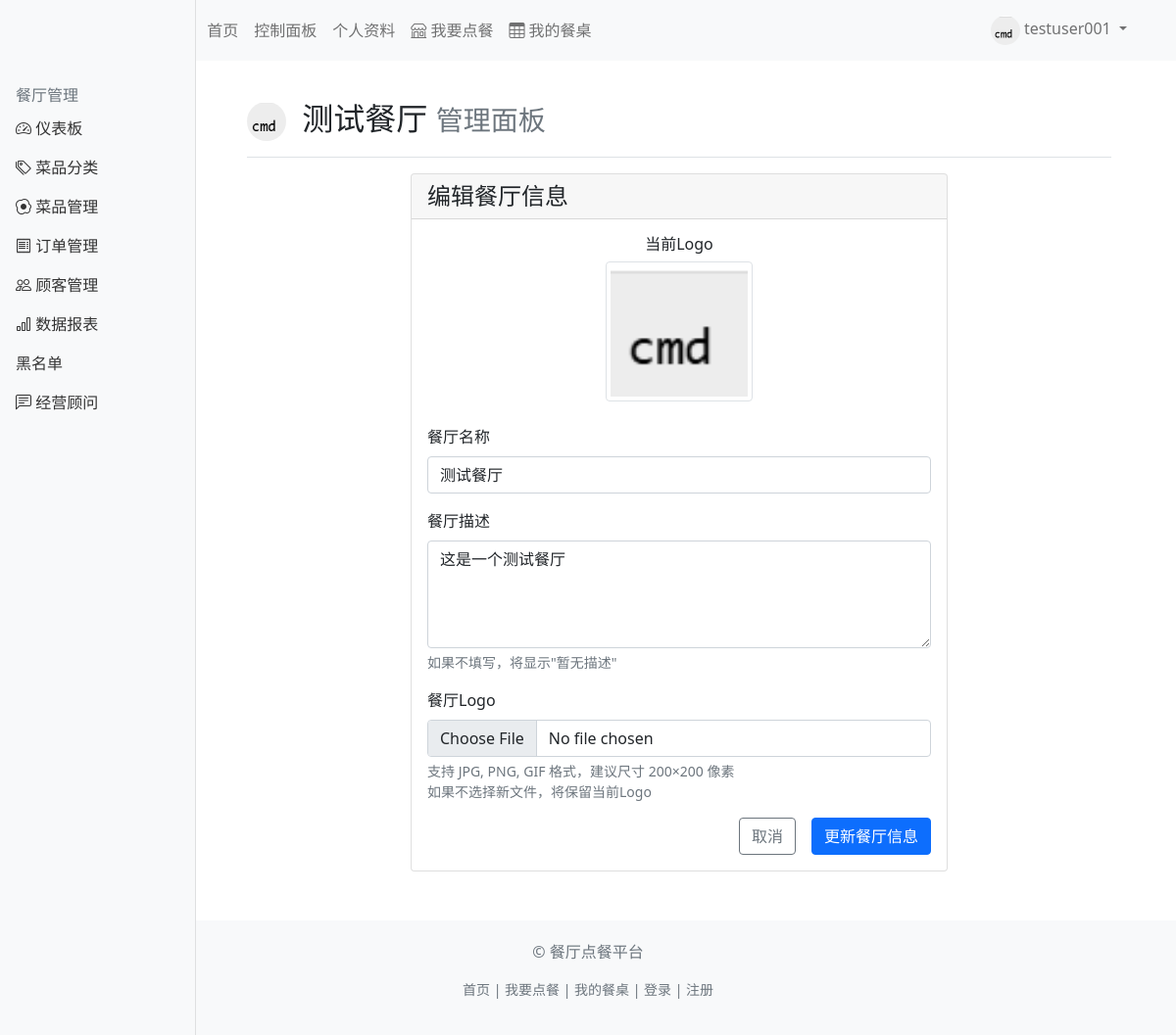
Page /restaurant/1/edit (signed in) on the committed database.
### app/models.py (models this page shows, shortened)
class User(UserMixin, db.Model):
    id = db.Column(db.Integer, primary_key=True)
    username = db.Column(db.String(64), unique=True, nullable=False, index=True)
    email = db.Column(db.String(120), unique=True, nullable=False, index=True)
    password_hash = db.Column(db.String(256), nullable=False)
    avatar_path = db.Column(db.String(200), default='default_avatar.png')
    created_at = db.Column(db.DateTime, default=datetime.utcnow)
    is_active = db.Column(db.Boolean, default=True)
    role = db.Column(db.String(20), default='customer')  # 'customer' 或 'owner'
    restaurant = db.relationship('Restaurant', backref='owner', uselist=False, lazy=True)
    orders = db.relationship('Order', backref='customer', lazy='dynamic')
    blacklisted_by = db.relationship('Blacklist', backref='user', lazy='dynamic')

class Restaurant(db.Model):
    id = db.Column(db.Integer, primary_key=True)
    name = db.Column(db.String(100), unique=True, nullable=False, index=True)
    logo_path = db.Column(db.String(200), default='default_logo.png')
    description = db.Column(db.Text)
    owner_id = db.Column(db.Integer, db.ForeignKey('user.id'), nullable=False)
    created_at = db.Column(db.DateTime, default=datetime.utcnow)
    total_sales = db.Column(db.Float, default=0.0)  # 餐厅总销售额，用于排序
    categories = db.relationship('Category', backref='restaurant', lazy='dynamic', cascade='all, delete-orphan')
    dishes = db.relationship('Dish', backref='restaurant', lazy='dynamic', cascade='all, delete-orphan')
    orders = db.relationship('Order', backref='restaurant', lazy='dynamic')
    blacklist = db.relationship('Blacklist', backref='restaurant', lazy='dynamic', cascade='all, delete-orphan')

### app/routes/restaurant.py (the view, shortened to what this page needs)
@restaurant_bp.route('/<int:restaurant_id>/edit', methods=['GET', 'POST'])
@login_required
@restaurant_owner_required
def edit_restaurant(restaurant_id):
    restaurant = Restaurant.query.get_or_404(restaurant_id)
    form = RestaurantEditForm(original_name=restaurant.name, obj=restaurant)
    return render_template('restaurant/edit_restaurant.html',
                         title='编辑餐厅信息',
                         restaurant=restaurant,
                         form=form)

### app/forms.py (shortened to what this page needs)
class RestaurantEditForm(FlaskForm):
    name = StringField('餐厅名称', validators=[
        DataRequired(message='餐厅名称不能为空'),
        Length(min=2, max=100, message='餐厅名称长度应为2-100个字符')
    ])
    description = TextAreaField('餐厅描述', validators=[
        Length(max=500, message='餐厅描述不能超过500字')
    ])
    logo = FileField('餐厅Logo', validators=[
        Optional(),  # 编辑时Logo可选
        FileAllowed(['jpg', 'jpeg', 'png', 'gif'], '只支持jpg, jpeg, png, gif格式')
    ])
    submit = SubmitField('更新餐厅信息')
    def __init__(self, original_name=None, *args, **kwargs):
        super(RestaurantEditForm, self).__init__(*args, **kwargs)
        self.original_name = original_name

### app/routes/restaurant.py (called while the page is built)
def restaurant_owner_required(f):
    from functools import wraps
    @wraps(f)
    def decorated_function(restaurant_id, *args, **kwargs):
        restaurant = Restaurant.query.get_or_404(restaurant_id)
        if current_user.id != restaurant.owner_id:
            abort(403)  # 禁止访问
        return f(restaurant_id, *args, **kwargs)
    return decorated_function

### app/templates/restaurant/edit_restaurant.html (shortened to what this page needs)
{% extends "restaurant/base.html" %}
{% block restaurant_content %}
<div class="container">
    <div class="row justify-content-center">
        <div class="col-md-8">
            <div class="card">
                <div class="card-header">
                    <h4 class="mb-0">编辑餐厅信息</h4>
                </div>
                <div class="card-body">
                    <form method="POST" action="" enctype="multipart/form-data" novalidate>
                        {% if restaurant.logo_path %}
                        <div class="text-center mb-4">
                            <h6>当前Logo</h6>
                            <img src="{{ url_for('static', filename='uploads/logos/' + restaurant.logo_path) }}"
                                 alt="{{ restaurant.name }}"
                                 class="img-thumbnail"
                                 width="150">
                        </div>
                        {% endif %}
                        <div class="mb-3">
                            {{ form.name.label(class="form-label") }}
                            {{ form.name(class="form-control" + (" is-invalid" if form.name.errors else ""), value=restaurant.name) }}
                        </div>
                        <div class="mb-3">
                            {{ form.description.label(class="form-label") }}
                            {{ form.description(class="form-control" + (" is-invalid" if form.description.errors else ""), rows=4) }}
                            <div class="form-text">如果不填写，将显示"暂无描述"</div>
                        </div>
                        <div class="mb-3">
                            {{ form.logo.label(class="form-label") }}
                            {{ form.logo(class="form-control" + (" is-invalid" if form.logo.errors else "")) }}
                            <div class="form-text">
                                支持 JPG, PNG, GIF 格式，建议尺寸 200×200 像素<br>
                                如果不选择新文件，将保留当前Logo
                            </div>
                        </div>
                        <div class="d-grid gap-2 d-md-flex justify-content-md-end">
                            <a href="{{ url_for('restaurant.dashboard', restaurant_id=restaurant.id) }}"
                               class="btn btn-outline-secondary me-md-2">
                                取消
                            </a>
                            {{ form.submit(class="btn btn-primary") }}
                        </div>
                    </form>
                </div>
            </div>
        </div>
    </div>
</div>
{% endblock %}

### app/templates/restaurant/base.html (shortened to what this page needs)
{% extends "base.html" %}
{% block content %}
<div class="container-fluid">
    <div class="row">
        <div class="col-md-3 col-lg-2 d-md-block bg-light sidebar">
            <div class="position-sticky pt-3">
                <h6 class="sidebar-heading d-flex justify-content-between align-items-center px-3 mt-4 mb-1 text-muted">
                    <span>餐厅管理</span>
                </h6>
                <ul class="nav flex-column">
                    <li class="nav-item">
                        <a class="nav-link {% if request.endpoint == 'restaurant.dashboard' %}active{% endif %}"
                           href="{{ url_for('restaurant.dashboard', restaurant_id=restaurant.id) }}">
                            <i class="bi bi-speedometer2"></i> 仪表板
                        </a>
                    </li>
                    <li class="nav-item">
                        <a class="nav-link {% if request.endpoint == 'restaurant.categories' %}active{% endif %}"
                           href="{{ url_for('restaurant.categories', restaurant_id=restaurant.id) }}">
                            <i class="bi bi-tags"></i> 菜品分类
                        </a>
                    </li>
                    <li class="nav-item">
                        <a class="nav-link {% if request.endpoint == 'restaurant.dishes' %}active{% endif %}"
                           href="{{ url_for('restaurant.dishes', restaurant_id=restaurant.id) }}">
                            <i class="bi bi-egg-fried"></i> 菜品管理
                        </a>
                    </li>
                    <li class="nav-item">
                        <a class="nav-link {% if request.endpoint == 'restaurant.orders' %}active{% endif %}"
                           href="{{ url_for('restaurant.orders', restaurant_id=restaurant.id) }}">
                            <i class="bi bi-receipt"></i> 订单管理
                        </a>
                    </li>
                    <li class="nav-item">
                        <a class="nav-link {% if request.endpoint == 'restaurant.customers' %}active{% endif %}"
                           href="{{ url_for('restaurant.customers', restaurant_id=restaurant.id) }}">
                            <i class="bi bi-people"></i> 顾客管理
                        </a>
                    </li>
                    <li class="nav-item">
                        <a class="nav-link {% if request.endpoint == 'restaurant.reports' %}active{% endif %}"
                           href="{{ url_for('restaurant.reports', restaurant_id=restaurant.id) }}">
                            <i class="bi bi-bar-chart"></i> 数据报表
                        </a>
                    </li>
                    <li class="nav-item">
                        <a class="nav-link {% if request.endpoint == 'restaurant.blacklist' %}active{% endif %}"
                           href="{{ url_for('restaurant.blacklist', restaurant_id=restaurant.id) }}">
                             黑名单
                        </a>
                    </li>
                    <li class="nav-item">
                        <a class="nav-link {% if request.endpoint == 'restaurant.advisor' %}active{% endif %}"
                           href="{{ url_for('restaurant.advisor', restaurant_id=restaurant.id) }}">
                            <i class="bi bi-chat-left-text"></i> 经营顾问
                        </a>
                    </li>
                </ul>
            </div>
        </div>
        <main class="col-md-9 ms-sm-auto col-lg-10 px-md-4">
            <div class="d-flex justify-content-between flex-wrap flex-md-nowrap align-items-center pt-3 pb-2 mb-3 border-bottom">
                <h1 class="h2">
                    {% if restaurant.logo_path %}
                    <img src="{{ url_for('static', filename='uploads/logos/' + restaurant.logo_path) }}"
                         alt="Logo" width="40" height="40" class="rounded-circle me-2">
                    {% endif %}
                    {{ restaurant.name }}
                    <small class="text-muted">管理面板</small>
                </h1>
            </div>
            {% block restaurant_content %}{% endblock %}
        </main>
    </div>
</div>
{% endblock %}

### app/templates/base.html (shortened to what this page needs)
<!DOCTYPE html>
<html lang="zh-CN">
<head>
    <link href="https://cdn.jsdelivr.net/npm/bootstrap@5.1.3/dist/css/bootstrap.min.css" rel="stylesheet">
    <link rel="stylesheet" href="https://cdn.jsdelivr.net/npm/bootstrap-icons@1.8.1/font/bootstrap-icons.css">
</head>
<body>
    <nav class="navbar navbar-expand-lg navbar-light bg-light">
        <div class="container">
            <a class="navbar-brand" href="{{ url_for('main.index') }}">
            </a>
            <div class="collapse navbar-collapse" id="navbarNav">
                <ul class="navbar-nav me-auto">
                    <li class="nav-item">
                        <a class="nav-link" href="{{ url_for('main.index') }}">首页</a>
                    </li>
                    {% if current_user.is_authenticated %}
                    <li class="nav-item">
                        <a class="nav-link" href="{{ url_for('main.dashboard') }}">控制面板</a>
                    </li>
                    <li class="nav-item">
                        <a class="nav-link" href="{{ url_for('auth.profile') }}">个人资料</a>
                    </li>
                    <li class="nav-item">
                        <a class="nav-link" href="{{ url_for('main.restaurants') }}">
                            <i class="bi bi-shop"></i> 我要点餐
                        </a>
                    </li>
                    <li class="nav-item">
                        <a class="nav-link" href="{{ url_for('main.my_table') }}">
                            <i class="bi bi-table"></i> 我的餐桌
                        </a>
                    </li>
                    {% endif %}
                </ul>
                <ul class="navbar-nav">
                    {% if current_user.is_authenticated %}
                    <li class="nav-item dropdown">
                        <a class="nav-link dropdown-toggle" href="#" id="navbarDropdown" role="button" data-bs-toggle="dropdown">
                            <img src="{{ url_for('static', filename='uploads/avatars/' + current_user.avatar_path) }}"
                                 alt="头像" class="rounded-circle" width="30" height="30">
                            {{ current_user.username }}
                        </a>
                    </li>
                    {% endif %}
                </ul>
            </div>
        </div>
    </nav>
    <main class="container mt-4">
        {% block content %}{% endblock %}
    </main>
    <footer class="footer">
        <div class="container text-center">
            <p class="text-muted">© 餐厅点餐平台</p>
            <p class="text-muted small">
                <a href="{{ url_for('main.index') }}" class="text-decoration-none text-muted">首页</a> |
                {% if current_user.is_authenticated %}
                <a href="{{ url_for('main.restaurants') }}" class="text-decoration-none text-muted">我要点餐</a> |
                <a href="{{ url_for('main.my_table') }}" class="text-decoration-none text-muted">我的餐桌</a> |
                {% endif %}
                <a href="{{ url_for('auth.login') }}" class="text-decoration-none text-muted">登录</a> |
                <a href="{{ url_for('auth.register') }}" class="text-decoration-none text-muted">注册</a>
            </p>
        </div>
    </footer>
</body>
</html>

### app/templates/base.html (style rules this page uses)
.navbar-brand { font-weight: bold; }
.footer { margin-top: 50px; padding: 20px 0; background-color: #f8f9fa; }

### app/templates/restaurant/base.html (style rules this page uses)
.sidebar { position: fixed; top: 0; bottom: 0; left: 0; z-index: 100; padding: 48px 0 0; box-shadow: inset -1px 0 0 rgba(0, 0, 0, .1); }
.sidebar .nav-link { font-weight: 500; color: #333; }

### rows in the picture
User: avatar_path (picture), username "testuser001"
Restaurant: logo_path (picture), name "测试餐厅", description "这是一个测试餐厅"
